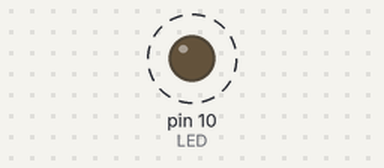
Bench run of a sketch on a simulated Arduino Uno, built with avr-gcc and run on an emulated ATmega328P. Parts: output pins drawn as LEDs (lit = HIGH). Dashed ring = blinking.

Above: at 0.05 s.
Timing chart, 0 to 3.0 s (numbered marks = the images above):
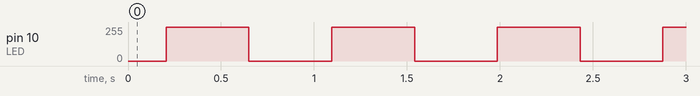

Measured:
- by itself, pin 10 (LED): alternates 254/255 for 0.44 s and 0/255 for 0.45 s

The sketch:

fade_1.ino
```cpp
const int LED = 10;

void setup()
{
}

void loop()
{
  float in, out;

  for (in = 0; in < 6.283; in = in + 0.001)
  //for (in = 0; in < 6.283; in = in + 0.01)
  //for (in = 0; in < 6.283; in = in + 0.0001)
  {
    out = sin(in) * 127.5 + 127.5;
    analogWrite(LED,out);
  }
}
```
